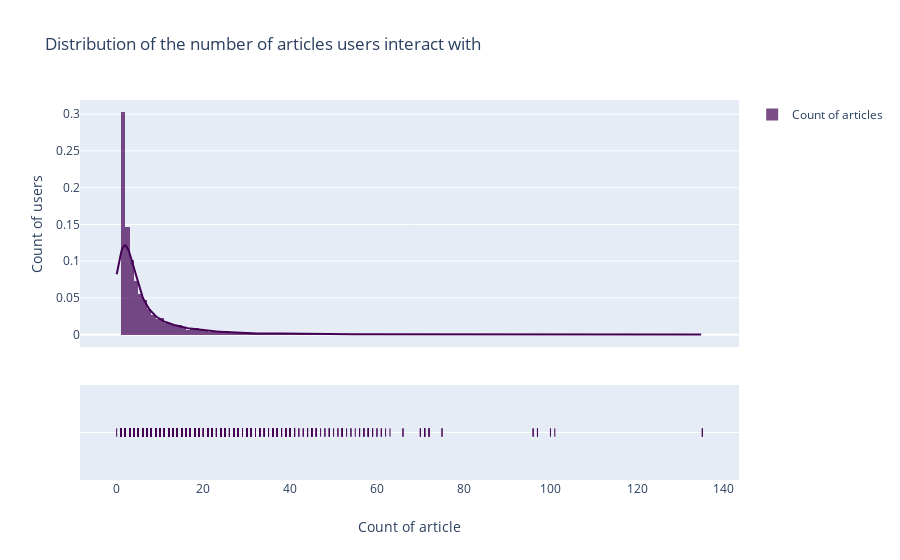

Notebook code cell kept with this figure:
### Code cell
hist_data = [article_counts]
group_labels = ['Count of articles']
colors = [colors[0]]

fig = ff.create_distplot(hist_data, group_labels, colors=colors)

fig.update_layout(title_text='Distribution of the number of articles users interact with', 
                  xaxis_title_text='Count of article',
                  yaxis_title_text='Count of users')
fig.show()

### Figure 1 — Plotly figure (JSON) as saved in the notebook; plotly's stock layout.template omitted (floating-point values rounded to 4 significant figures; data arrays with more than 128 entries replaced by an {"elided": "..."} marker saying what was removed)
{"data": [{"autobinx": false, "histnorm": "probability density", "legendgroup": "Count of articles", "marker": {"color": "rgb(68, 1, 84)"}, "name": "Count of articles", "opacity": 0.7, "type": "histogram", "x": {"elided": "5149 int values"}, "xaxis": "x", "xbins": {"end": 135, "size": 1, "start": 0}, "yaxis": "y"}, {"legendgroup": "Count of articles", "marker": {"color": "rgb(68, 1, 84)"}, "mode": "lines", "name": "Count of articles", "showlegend": false, "type": "scatter", "x": {"elided": "500 float values"}, "xaxis": "x", "y": {"elided": "500 float values"}, "yaxis": "y"}, {"legendgroup": "Count of articles", "marker": {"color": "rgb(68, 1, 84)", "symbol": "line-ns-open"}, "mode": "markers", "name": "Count of articles", "showlegend": false, "type": "scatter", "x": {"elided": "5149 int values"}, "xaxis": "x", "y": {"elided": "5149 str values"}, "yaxis": "y2"}], "layout": {"barmode": "overlay", "hovermode": "closest", "legend": {"traceorder": "reversed"}, "title": {"text": "Distribution of the number of articles users interact with"}, "xaxis": {"anchor": "y2", "domain": [0, 1], "title": {"text": "Count of article"}, "zeroline": false}, "yaxis": {"anchor": "free", "domain": [0.35, 1], "position": 0, "title": {"text": "Count of users"}}, "yaxis2": {"anchor": "x", "domain": [0, 0.25], "dtick": 1, "showticklabels": false}}}
